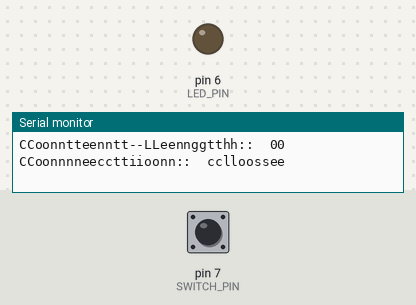
Recording of a sketch running on a simulated Arduino Uno, built with avr-gcc and run on an emulated ATmega328P. Shown: output pins drawn as LEDs (lit = HIGH), the last lines printed to the serial monitor. Dashed ring = blinking. Inputs (shaded band) come from the test bench; at power-on: pin 7 (SWITCH_PIN) HIGH. WiFi joins after 1.5 s; servers stay silent unless stated; uploads are accepted with an empty reply.

Above: at 5.7 s.
5.8 s: pin 7 (SWITCH_PIN) pulled LOW for 0.15 s
At 6.2 s:
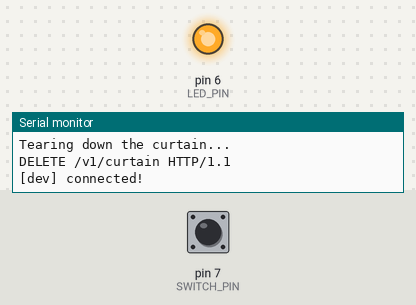
7.8 s: pin 7 (SWITCH_PIN) pulled LOW for 3.2 s
At 11.6 s:
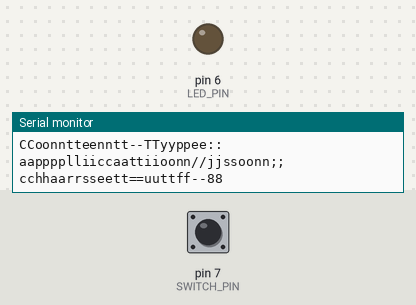
12.5 s: pin 7 (SWITCH_PIN) pulsed LOW 5 times (0.12 s each, 0.3 s apart)
At 12.8 s:
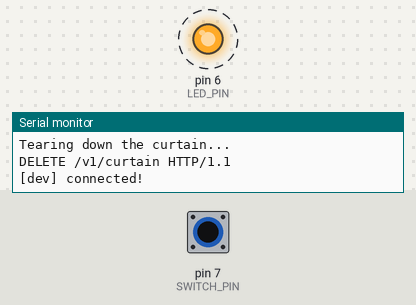
Timing chart, 0 to 15.8 s (numbered marks = the images above; inputs shaded):
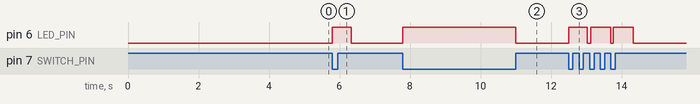

The sketch:

headsup_curtain_switch.ino
```cpp
#include <SPI.h>
#include <Ethernet.h>

// Enter a MAC address for your controller below.
// Newer Ethernet shields have a MAC address printed on a sticker on the shield
byte mac[] = { 0x00, 0xAA, 0xBB, 0xCC, 0xDE, 0x02 };
IPAddress serverDev(174,129,254,120); // headsup.dev.twilio.com (public)
//IPAddress serverDev(10,72,137,140); // headsup.dev.twilio.com (private)
IPAddress serverStage(23,23,247,85); // headsup.stage.twilio.com (public)
//IPAddress serverStage(10,192,135,193); // headsup.stage.twilio.com (private)
IPAddress serverProd(23,23,203,170); // headsup.twilio.com (public)
//IPAddress serverProd(10,204,38,226); // headsup.twilio.com (private)

String hostDev = String("headsup.dev.twilio.com");
String hostStage = String("headsup.stage.twilio.com");
String hostProd = String("headsup.twilio.com");

EthernetClient clientDev;
EthernetClient clientStage;
EthernetClient clientProd;

const int LED_PIN = 6;
const int SWITCH_PIN = 7;

String ENDPOINT = String("/v1/curtain");

// Variables will change:
int switchState = -1;             // the current reading from the input pin
int lastSwitchState = -1;   // the previous reading from the input pin

boolean clientConnectedDev = false;
boolean clientConnectedStage = false;
boolean clientConnectedProd = false;


String method;

// the following variables are long's because the time, measured in miliseconds,
// will quickly become a bigger number than can be stored in an int.
long lastDebounceTime = 0;  // the last time the output pin was toggled
long debounceDelay = 200;    // the debounce time; increase if the output flickers

void setup() {
  pinMode(LED_PIN, OUTPUT);
  pinMode(SWITCH_PIN, INPUT);
  digitalWrite(SWITCH_PIN, HIGH);    // enable pull-up reisister

  Serial.begin(9600);

  Serial.println("Starting...");

  if (Ethernet.begin(mac) == 0) {
    Serial.println("Failed to configure Ethernet using DHCP");
    // no point in carrying on, so do nothing forevermore:
    for(;;)
      ;
  }

  // print your local IP address:
  Serial.print("Joined: ");
  Serial.print(Ethernet.localIP());
  Serial.println();

  // give the Ethernet shield a second to initialize:
  delay(3000);

  Serial.println("Started!");
}

void loop() {
  // read the state of the switch into a local variable:
  int reading = digitalRead(SWITCH_PIN);

//  // If the switch changed, due to noise or pressing:
//  if (reading != lastSwitchState) {
//    // reset the debouncing timer
//    lastDebounceTime = millis();
//  }
//
//  if ((millis() - lastDebounceTime) > debounceDelay) {
//    // whatever the reading is at, it's been there for longer
//    // than the debounce delay, so take it as the actual current state:
//    switchState = reading;
////    Serial.println(reading);
//  }
    switchState = reading;

  if (switchState != lastSwitchState) {
    if (switchState == HIGH) {
      Serial.println("Putting up the curtain...");
      digitalWrite(LED_PIN, LOW);
      method = "PUT";
    } else {
      Serial.println("Tearing down the curtain...");
      digitalWrite(LED_PIN, HIGH);
      method = "DELETE";
    }

    Serial.println(method + " " + ENDPOINT + " HTTP/1.1");

    if (!clientConnectedDev && clientDev.connect(serverDev, 80)) {
      Serial.println("[dev] connected!");
      clientConnectedDev = true;
      //Make the request
      clientDev.println(method + " " + ENDPOINT + " HTTP/1.1");
      clientDev.println("Host: " + hostDev);
      clientDev.println("Connection: close");
      clientDev.println("Content-length: 0");
      clientDev.println();
      if (method == "PUT") {
          clientDev.println();
      }
    } else {
      Serial.println("[dev] connection failed :(");
      clientConnectedDev = false;
    }

    if (!clientConnectedStage && clientStage.connect(serverStage, 80)) {
      Serial.println("[stage] connected!");
      clientConnectedStage = true;
      //Make the request
      clientStage.println(method + " " + ENDPOINT + " HTTP/1.1");
      clientStage.println("Host: " + hostStage);
      clientStage.println("Connection: close");
      clientStage.println("Content-length: 0");
      clientStage.println();
      if (method == "PUT") {
          clientStage.println();
      }
    } else {
      Serial.println("[stage] connection failed :(");
      clientConnectedStage = false;
    }

//    if (!clientConnectedProd && clientProd.connect(serverProd, 80)) {
//      Serial.println("[prod] connected!");
//      clientConnectedProd = true;
//      //Make the request
//      clientProd.println(method + " " + ENDPOINT + " HTTP/1.1");
//      clientProd.println("Host: " + hostProd);
//      clientProd.println("Connection: close");
//      clientProd.println("Content-length: 0");
//      clientProd.println();
//      if (method == "PUT") {
//          clientProd.println();
//      }
//    } else {
//      Serial.println("[prod] connection failed :(");
//      clientConnectedProd = false;
//    }
  }

  if (clientDev.available()) {
    char c = clientDev.read();
    Serial.print(c);
  }

  if (clientConnectedDev && !clientDev.connected()) {
    clientDev.stop();
    clientConnectedDev = false;
  }

  if (clientStage.available()) {
    char c = clientStage.read();
    Serial.print(c);
  }

  if (clientConnectedStage && !clientStage.connected()) {
    clientStage.stop();
    clientConnectedStage = false;
  }

//  if (clientProd.available()) {
//    char c = clientProd.read();
//    Serial.print(c);
//  }
//
//  if (clientConnectedProd && !clientProd.connected()) {
//    clientProd.stop();
//    clientConnectedProd = false;
//  }

  // save the reading.  Next time through the loop,
  // it'll be the lastSwitchState:
  lastSwitchState = reading;
}
```

Measured:
- after the input at 5.8 s, pin 6 (LED_PIN): LOW → HIGH at once, → LOW 0.53 s later
- after the input at 7.8 s, pin 6 (LED_PIN): LOW → HIGH at once, → LOW 3.2 s later
- after the input at 12.5 s, pin 6 (LED_PIN): alternates HIGH for 0.56 s and LOW for 0.09 s, 6 changes in all, then stays LOW, starting at once
